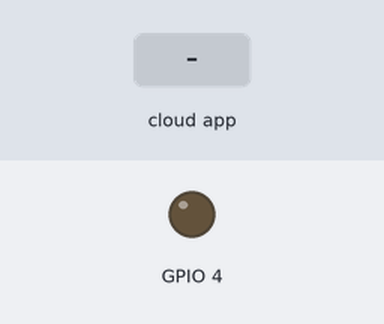
The sketch below on a simulated ESP8266 (NodeMCU). Shown: output pins drawn as LEDs (lit = HIGH). The inputs (shaded band) are chosen by the test bench. WiFi joins after 1.5 s; servers stay silent unless stated; what the sketch prints to the serial monitor is not drawn.

Above: at 2.8 s.
2.9 s: the phone or cloud app sets Estado_Sirena to 1
At 3.7 s:
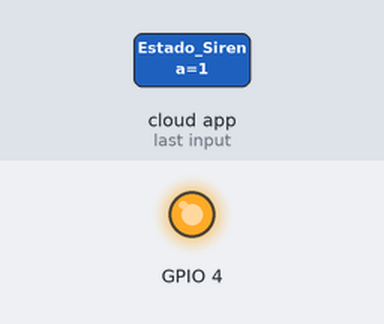
4.4 s: the phone or cloud app sets Estado_Sirena to 0
At 4.8 s:
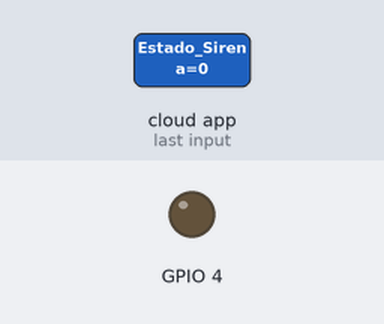
Timing chart, 0 to 7.4 s (numbered marks = the images above; inputs shaded):
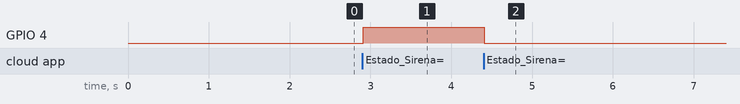

The sketch:

VeciHelpSirena.ino
```cpp
#include "FirebaseESP8266.h"
#include <ESP8266WiFi.h>

#define FIREBASE_HOST "vecihelpapk.firebaseio.com" //Without http:// or https:// schemes
#define FIREBASE_AUTH "CnijfRVlrYCQkQ2LZY2RdeMsH74MYy2eQ96zydjN"
#define WIFI_SSID "muller"
#define WIFI_PASSWORD "manfredd"

//Define FirebaseESP8266 data object
FirebaseData firebaseData;


unsigned long sendDataPrevMillis = 0;

String path = "/Comunidad/id_Comunidad/Estado_Sirena";


void printResult(FirebaseData &data);

void setup()
{
  pinMode(4, OUTPUT);
  Serial.begin(115200);

  WiFi.begin(WIFI_SSID, WIFI_PASSWORD);
  Serial.print("Connecting to Wi-Fi");
  while (WiFi.status() != WL_CONNECTED)
  {
    Serial.print(".");
    delay(300);
  }
  Serial.println();
  Serial.print("Connected with IP: ");
  Serial.println(WiFi.localIP());
  Serial.println();

  Firebase.begin(FIREBASE_HOST, FIREBASE_AUTH);
  Firebase.reconnectWiFi(true);

  //Set the size of WiFi rx/tx buffers in the case where we want to work with large data.
  firebaseData.setBSSLBufferSize(1024, 1024);

  //Set the size of HTTP response buffers in the case where we want to work with large data.
  firebaseData.setResponseSize(1024);

  if (!Firebase.beginStream(firebaseData, path))
  {
    Serial.println("------------------------------------");
    Serial.println("Can't begin stream connection...");
    Serial.println("REASON: " + firebaseData.errorReason());
    Serial.println("------------------------------------");
    Serial.println();
  }
}

void loop()
{


  if (!Firebase.readStream(firebaseData))
  {
    Serial.println("------------------------------------");
    Serial.println("Can't read stream data...");
    Serial.println("REASON: " + firebaseData.errorReason());
    Serial.println("------------------------------------");
    Serial.println();
  }

  if (firebaseData.streamTimeout())
  {
    Serial.println("Stream timeout, resume streaming...");
    Serial.println();
  }

  if (firebaseData.streamAvailable())
  {
    Serial.println("------------------------------------");
    Serial.println("Stream Data available... Printing");
    Serial.println("STREAM PATH: " + firebaseData.streamPath());
    Serial.println("EVENT PATH: " + firebaseData.dataPath());
    Serial.println("DATA TYPE: " + firebaseData.dataType());
    Serial.println("EVENT TYPE: " + firebaseData.eventType());
    Serial.print("VALUE: ");
    printResult(firebaseData);
    if(firebaseData.intData()== 1){
      digitalWrite(4,HIGH);
      }
      else{
        digitalWrite(4,LOW);
        }
    Serial.println("------------------------------------");
    Serial.println();
  }


}

void printResult(FirebaseData &data)
{

  if (data.dataType() == "int")
    Serial.println(data.intData());
  else if (data.dataType() == "float")
    Serial.println(data.floatData(), 5);
  else if (data.dataType() == "double")
    printf("%.9lf\n", data.doubleData());
  else if (data.dataType() == "boolean")
    Serial.println(data.boolData() == 1 ? "true" : "false");
  else if (data.dataType() == "string")
    Serial.println(data.stringData());

}
```

Measured:
- after the input at 2.9 s, GPIO 4: LOW → HIGH at once
- after the input at 4.4 s, GPIO 4: HIGH → LOW at once
